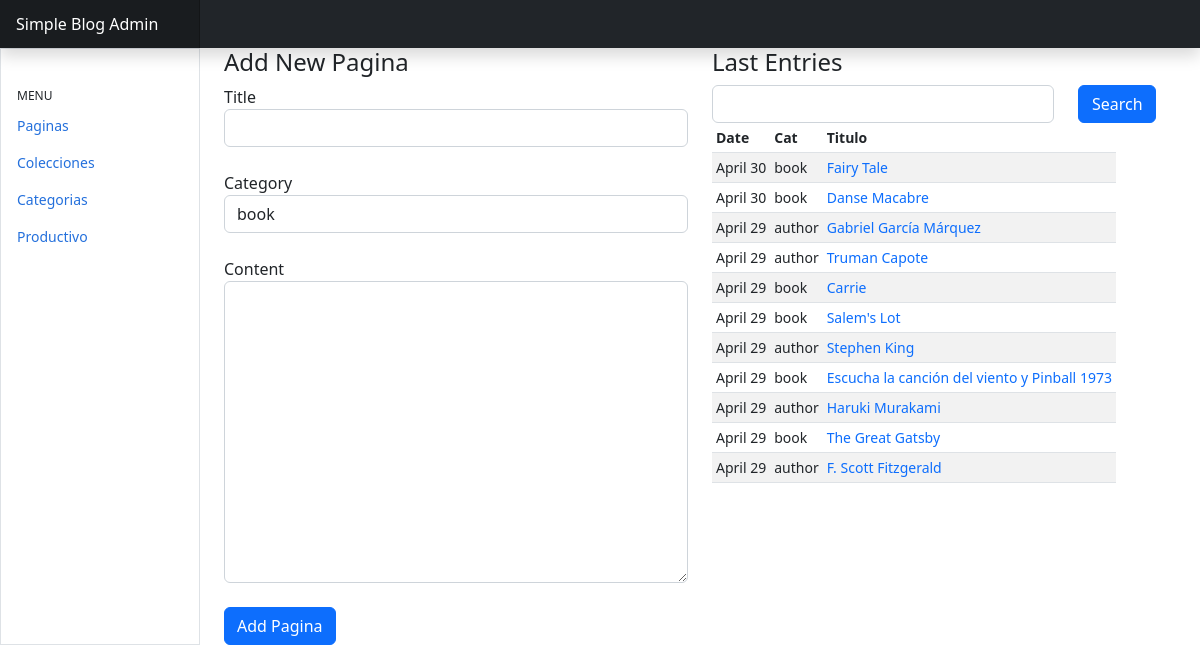
/simpleblog/admin-paginas/, run on the app's committed database.
### simpleblog/models.py (models this page shows, shortened)
class PaginaSB(models.Model):
	titulo = models.CharField(max_length=255)
	contenido = models.TextField()
	fecha_creacion = models.DateTimeField(auto_now=True,editable=False)
	fecha_inicio = models.DateField(default='2025-04-29')
	categoria = models.ForeignKey(CategoriaSB, on_delete = models.CASCADE)

class CategoriaSB(models.Model):
	nombre_categoria = models.CharField(max_length=255)

### simpleblog/views.py (the view)
# urls.py: path('admin-paginas/', views.adminPaginas, name='adminPaginas'),
def adminPaginas(request):
	ptitulo = "Admin Paginas"
	categorias = CategoriaSB.objects.all()
	paginas = PaginaSB.objects.all().order_by('-id')[0:50]
	if request.method == 'POST':
		keyword = request.POST.get("key_words")
		paginas = PaginaSB.objects.filter(titulo__contains=keyword).order_by('-id')[0:50]
	return render(request,'admin_paginas.html',{'ptitulo':ptitulo,'categorias':categorias,'paginas':paginas})

### simpleblog/templates/admin_paginas.html (shortened to what this page needs)
{% extends 'base_dash.html' %}
{% block principal %}
	<div class="row">
    <div class="col-sm-6">
        <h4>Add New Pagina</h4>
        <form method="POST" action="{% url 'addPagina' %}">
          <div class="form-group">
            <label for="exampleFormControlInput1">Title</label>
            <input type = "text" name="titulo" class="form-control" id="exampleFormControlInput1">
          </div>
          <br>
          <div class="form-group">
            <label for="exampleFormControlSelect1">Category</label>
            <select class="form-control" name="cat_id" id="exampleFormControlSelect1">
              {% for c in categorias %}
                  <option value = "{{c.id}}">{{c.nombre_categoria}}</option>
              {% endfor %}
            </select>
          </div>
          <br>
          <div class="form-group">
            <label for="exampleFormControlTextarea1">Content</label>
            <textarea name = "info" class="form-control" id="exampleFormControlTextarea1" rows="12"></textarea>
          </div>
           <br>
          <button type="submit" class="btn btn-primary">Add Pagina</button>
        </form>
    </div>
    <div class="col-sm-6">
      <h4>Last Entries</h4>
           <form method="POST" action="#">
            <div class="form-group">
             <div class="row">
            <div class="form-group col-sm-9 ">
              <input type = "text"  name="key_words" class="form-control" id="exampleFormControlInput1">
            </div>
            <div class="form-group col-sm-3">
              <button type="submit" class="btn btn-primary" style="width:80%">Search</button>
            </div>
            </div>
          </form>
      <div class="table-responsive small">
        <table class="table table-striped table-sm w-auto">
          <thead>
            <tr>
              <th scope="col">Date</th>
              <th scope="col">Cat</th>
              <th scope="col">Titulo</th>
            </tr>
          </thead>
          {% if paginas %}
            <tbody>
            {% for p in paginas %}
            <tr>
              <td>{{p.fecha_creacion|date:"N j"}}</td>
              <td>{{p.categoria.nombre_categoria}}</td>
              <td><a href="{% url 'viewPagina' p.id %}" style="text-decoration: none;">{{p.titulo}}</a></td>
            </tr>
            {% endfor %}
          </tbody>
          {% endif %}
      </table>
    </div>
    </div>
  </div>
{% endblock %}

### data on the page
PaginaSB: fecha_creacion "April 30", categoria.nombre_categoria "book", titulo "Fairy Tale"
PaginaSB: fecha_creacion "April 30", categoria.nombre_categoria "book", titulo "Danse Macabre"
PaginaSB: fecha_creacion "April 29", categoria.nombre_categoria "author", titulo "Gabriel García Márquez"
PaginaSB: fecha_creacion "April 29", categoria.nombre_categoria "author", titulo "Truman Capote"
PaginaSB: fecha_creacion "April 29", categoria.nombre_categoria "book", titulo "Carrie"
PaginaSB: fecha_creacion "April 29", categoria.nombre_categoria "book", titulo "Salem's Lot"
PaginaSB: fecha_creacion "April 29", categoria.nombre_categoria "author", titulo "Stephen King"
PaginaSB: fecha_creacion "April 29", categoria.nombre_categoria "book", titulo "Escucha la canción del viento y Pinball 1973"
PaginaSB: fecha_creacion "April 29", categoria.nombre_categoria "author", titulo "Haruki Murakami"
PaginaSB: fecha_creacion "April 29", categoria.nombre_categoria "book", titulo "The Great Gatsby"
PaginaSB: fecha_creacion "April 29", categoria.nombre_categoria "author", titulo "F. Scott Fitzgerald"

### other printed values
form field cat_id "book"
